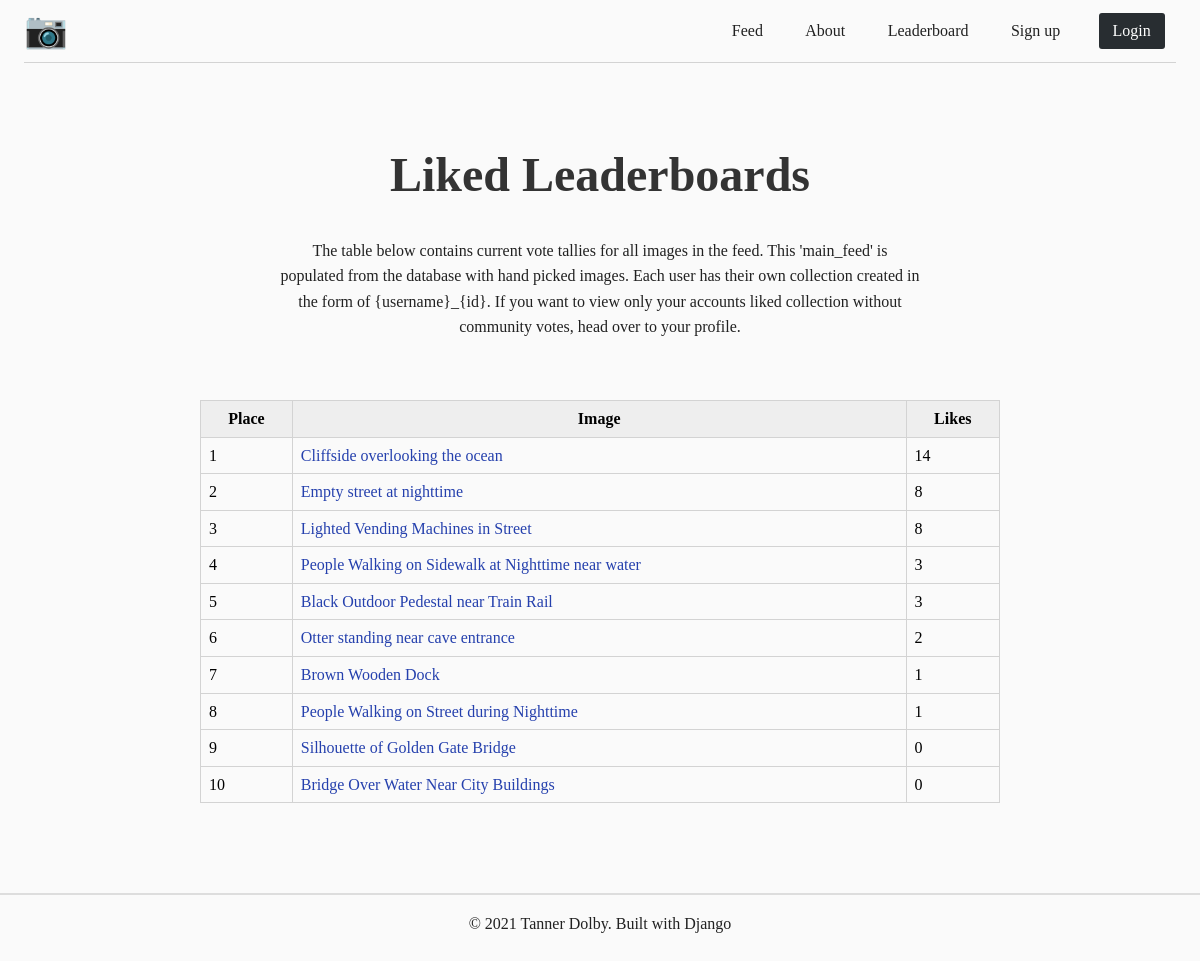
Page /leaderboard/ on the committed database.
### feed/models.py (models this page shows, shortened)
class Image(models.Model):
    collection = models.ForeignKey(Collection, on_delete=models.CASCADE)
    user = models.ForeignKey(User, on_delete=models.CASCADE)
    title = models.CharField(max_length=255)
    src = models.CharField(max_length=255, default="")
    alt = models.CharField(max_length=255)
    created_at = models.DateTimeField('image created')
    votes = models.IntegerField(default=0)
    data = models.ImageField(upload_to='images', default="")

### feed/views.py (the view)
# urls.py: path('leaderboard/', views.LeaderboardView.as_view(), name='poll'),
class LeaderboardView(generic.ListView):
    model = Collection
    template_name = 'feed/base_poll.html'
    context_object_name = 'leaderboard'
    def get_queryset(self):
        c = Collection.objects.get(pk=1)
        get_all = c.image_set.order_by("-votes")
        return get_all

### feed/templates/feed/base_poll.html (shortened to what this page needs)
{% extends "feed/base.html" %}
{% load static %}
{% block  header %}
<div class="poll-hero">
<h1 class="hero-h">Liked Leaderboards</h1>
<p class="hero-p">The table below contains current vote tallies for all images in the feed. This 'main_feed' is populated from the database with hand picked images. Each user has their own collection created in the form of {username}_{id}. If you want to view only your accounts liked collection without community votes, head over to your profile.</p>
</div>
{% endblock %}
{% block main %}
<table>
    <thead>
        <tr>
            <th>Place</th>
            <th>Image</th>
            <th>Likes</th>
        </tr>
    </thead>
    <tbody>
        {% for img in leaderboard %}
        <tr>
            <td>{{ forloop.counter }}</td>
            <td><a href="{% url 'feed:detail' img.id %}">{{ img.title }}</a></td>
            <td>{{ img.votes }}</td>
        </tr>
        {% endfor %}
    </tbody>
</table>
{% endblock %}

### feed/static/feed/css/style.css (style rules this page uses)
*, *::before, *::after { box-sizing: border-box; }
:root { --foreground-text: #212121; --heading-text: #333; --page-bg: #fafafa; --link-blue-accessible: #2540AD; --link-blue-accessible-hover: #1836AF; --btn-submit: #007bff; --btn-submit-hov: #0a76eb; --login-dark: #282d31; --login-dark-hov: #181a1d; }
body { margin: 0; padding: 0; font-size: 1rem; line-height: 1.6; background: var(--page-bg, #fff); display: flex; flex-direction: column; min-height: 100vh; }
h1, h2, h3, h4, h5, h6 { color: var(--heading-text, #333); margin-bottom: 24px; }
p { color: var(--foreground-text, #222); margin-bottom: 24px; }
a { color: var(--link-blue-accessible); text-decoration: none; }
.hero-h { font-size: 2.5rem; font-size: clamp(2rem, 8vw, 3rem); }
.hero-p { max-width: 80ch; text-align: center; margin: 0 auto; margin-bottom: 60px; }
table { border: 1px solid lightgray; width: 100%; max-width: 100ch; margin: 0 auto 3rem; border-collapse: collapse; }
table thead { background: #eee; background: #ccf8ff; background: #d4f9ff; background: #e7fbff; background: #eee; }
table th, tr td { border: 1px solid lightgray; padding: 5px 8px; }
.poll-hero { padding: 0 1.5rem; }
.poll-hero h1 { text-align: center; }

### rows in the picture
Image: title "Cliffside overlooking the ocean", votes "14"
Image: title "Empty street at nighttime", votes "8"
Image: title "Lighted Vending Machines in Street", votes "8"
Image: title "People Walking on Sidewalk at Nighttime near water", votes "3"
Image: title "Black Outdoor Pedestal near Train Rail", votes "3"
Image: title "Otter standing near cave entrance", votes "2"
Image: title "Brown Wooden Dock", votes "1"
Image: title "People Walking on Street during Nighttime", votes "1"
Image: title "Silhouette of Golden Gate Bridge", votes "0"
Image: title "Bridge Over Water Near City Buildings", votes "0"
